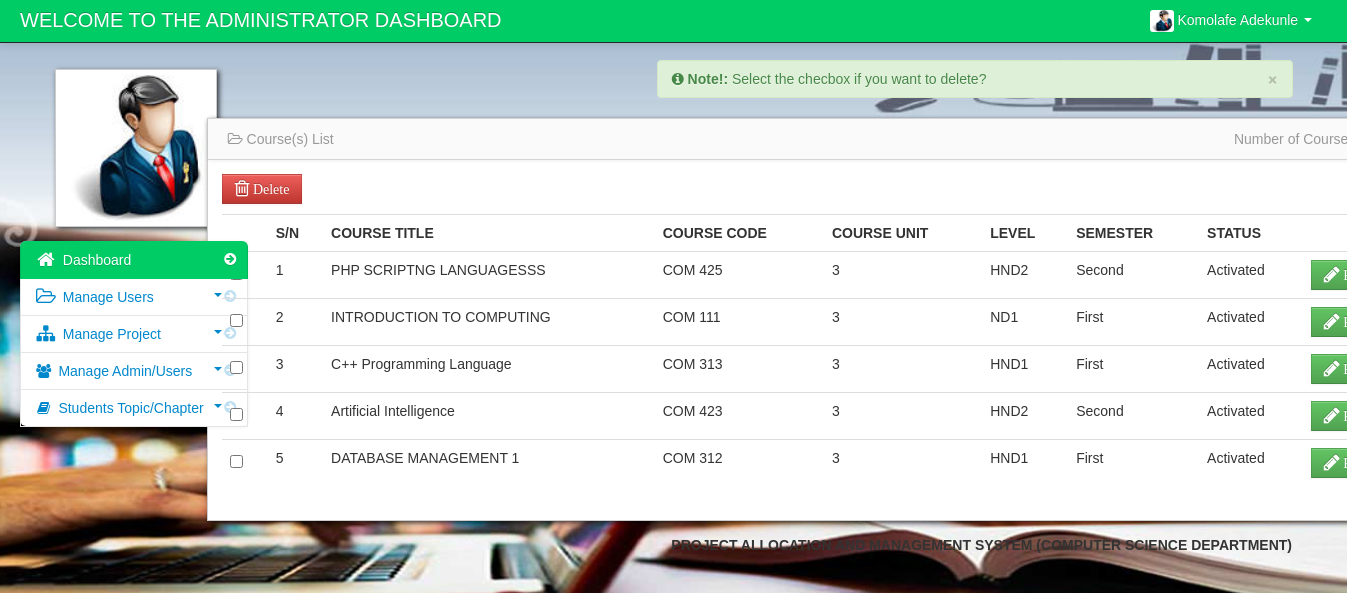
The page /admin/admn_viewcourses.php (signed in) on the database its author committed.
### tables this page shows
CREATE TABLE `course` (
  `id` int(10) NOT NULL,
  `course_title` varchar(50) NOT NULL,
  `course_code` varchar(10) NOT NULL,
  `course_unit` int(2) NOT NULL,
  `level` varchar(10) NOT NULL,
  `semester` varchar(10) NOT NULL,
  `status` varchar(20) NOT NULL
);

### admin/session.php (called while the page is built, shortened)
<?php
if (isset($_SESSION['adminid'])){
$adminid=$_SESSION['adminid'];
}
elseif (isset($_SESSION['username'])){
$lectid=$_SESSION['username'];
}
elseif (isset($_SESSION['matricno'])){
$matricno=$_SESSION['matricno'];
}
else {
		echo '<script>window.location= "../index.php";</script>';
}
?>

### admin/admn_viewcourses.php (the view, shortened to what this page needs)
<?php include('header.php'); ?>
<?php include('session.php'); ?>
    <body>
		<?php include('navbar.php'); ?>
        <div class="container-fluid">
            <div class="row-fluid">
				<?php include('dashboard_slidebar.php'); ?>
				<div class="span3" id="adduser">
				</div>
                <div class="span6" id="">
                     <div class="row-fluid">
				<div class="empty">
                    <div class="alert alert-success alert-dismissable">
                        <button type="button" class="close" data-dismiss="alert" aria-hidden="true">&times;</button>
                         <i class="icon-info-sign"></i>  <strong>Note!:</strong> Select the checbox if you want to delete?
                    </div>
               </div>
				<?php
	             $count_dev_name=mysql_query("select * from course");
	             $count = mysql_num_rows($count_dev_name);
                 ?>
                        <div id="block_bg" class="block" style="width:1200px; margin-left:-450px">
                            <div class="navbar navbar-inner block-header">
                                <div class="muted pull-left"><i class="icon-folder-open-alt"></i> Course(s) List</div>
								<div class="muted pull-right">
								Number of Courses: <span class="badge badge-info"><?php  echo $count; ?></span>
							 </div>
                            </div>
                            <div class="block-content collapse in">
                                <div class="span12">
								<form action="delete_emp.php" method="post">
  									<table cellpadding="0" cellspacing="0" border="0" class="table" id="example">
									<a data-placement="right" title="Click to Delete check item"  data-toggle="modal" href="#item_delete" id="delete"   class="btn btn-danger" name="delete_emp"><i class="icon-trash icon-large"> Delete</i></a>
										<thead>
										  <tr>
												<th></th>
                                                <th>s/n</th>
												<th>Course title</th>
                                                <th>course code</th>
                                                <th>course unit</th>
                                           		<th>level</th>
												<th>semester</th>
												<th>status</th>
												<th></th>
										   </tr>
										</thead>
										<tbody>
													<?php
													$device_name_query = mysql_query("select * from course")or die(mysql_error());
													while($row = mysql_fetch_array($device_name_query)){
													$course_code = $row['course_code'];$sn=$sn+1;
													?>
												<tr>
												<td width="30">
			<input id="optionsCheckbox" class="uniform_on" name="selector[]" type="checkbox" value="<?php echo $matricno; ?>">
												</td>
	                                            <td><?php echo $sn; ?>
												<td><?php echo $row['course_title']; ?>
                                                <td><?php echo $row['course_code']; ?>
                                                <td><?php echo $row['course_unit']; ?>
                                                <td><?php echo $row['level']; ?></td>
												<?php echo $row['lastname']; ?></td>
												<td><?php echo $row['semester']; ?></td>
												<td><?php echo $row['status']; ?></td>
												<td width="75">
												<a rel="tooltip"  title="Edit Course Info" id="p<?php echo $course_code; ?>" href="edit_employee.php<?php echo '?id='.$course_code; ?>"  data-toggle="modal" class="btn btn-success"><i class="icon-pencil icon-large"> Edit</i></a>
												</td>
												</tr>
												<?php } ?>
										</tbody>
									</table>
									</form>
                                </div>
                            </div>
                        </div>
                    </div>
                </div>
            </div>
		<?php include('footer.php'); ?>
        </div>
		<?php include('script.php'); ?>
    </body>
</html>

### admin/navbar.php (shortened to what this page needs)
<div class="navbar navbar-inverse navbar-fixed-top">
          <div class="navbar-inner">
             <div class="container-fluid" style="background-color:#00CC66">
		 <div class="navbar-header">
                  <span class="brand" href="#">WELCOME TO THE ADMINISTRATOR DASHBOARD</span>
		 </div>
                  <div class="nav-collapse collapse">
                      <ul class="nav pull-right">
				    <?php
                             $query = mysqli_query($con,"select * from adminlogin where  id ='$adminid'");
                              $rows = mysqli_fetch_array($query);
				    ?>
                          <li class="dropdown">
                              <a href="#" role="button" class="dropdown-toggle" data-toggle="dropdown"><img id="avatar1" class="img-responsive" src="<?php echo $rows['pic'];?>">&nbsp;<?php echo $rows['surname']." ".$rows['firstname'];  ?> <i class="caret"></i>
                              </a>
                          </li>
                      </ul>
                  </div>
              </div>
          </div>
      </div>

### admin/dashboard_slidebar.php (shortened to what this page needs)
     <div class="span3" id="sidebar">
          <?php
                 $query = mysqli_query($con,"select * from adminlogin where  id ='$adminid'");
                        $rows = mysqli_fetch_array($query);
						?>
	              <img id="admin_avatar" class="img-polaroid" src="<?php echo $rows['pic']; ?>">
                  <ul class="nav nav-list bs-docs-sidenav nav-collapse collapse">
                           <li class="active">
						   <a href="dashboard.php" style="background-color:#00CC66"><i class="icon-chevron-right"></i><i class="icon-home icon-large"></i>&nbsp;Dashboard</a>
						   </li>
						 <li>
						    <a href="javascript:;" role="button" class="dropdown-toggle" data-toggle="collapse" data-target="#bs"><i class="icon-chevron-right"></i><i class="icon-folder-open-alt icon-large"></i>&nbsp;Manage Users
						    <div class="muted pull-right"><i class="caret"></i></div></a>
						</li>
            <li class="">
						    <a href="javascript:;" role="button" class="dropdown-toggle" data-toggle="collapse" data-target="#bs1"><i class="icon-chevron-right"></i><i class="icon-sitemap icon-large"></i>&nbsp;Manage Project
						    <div class="muted pull-right"><i class="caret"></i></div></a>
						</li>
						<li>
						    <a href="javascript:;" role="button" class="dropdown-toggle" data-toggle="collapse" data-target="#bs3"><i class="icon-chevron-right"></i><i class="icon-group"></i>&nbsp;Manage Admin/Users
							<div class="muted pull-right"><i class="caret"></i></div></a>
						</li>
						<li>
						    <a href="javascript:;" role="button" class="dropdown-toggle" data-toggle="collapse" data-target="#bs4"><i class="icon-chevron-right"></i><i class="icon-book"></i>&nbsp;Students Topic/Chapter
							<div class="muted pull-right"><i class="caret"></i></div></a>
						</li>
</div>

### admin/assets/styles.css (style rules this page uses)
body { padding-top: 60px; padding-bottom: 40px; background-color: #f5f5f5; }
.block { background: url("../images/pixel-60fff.png") repeat scroll 0 0 rgba(0, 0, 0, 0) !important; border: 1px solid #ccc; background: white; margin: 1em 0em; border-top: none; -webkit-box-shadow: 2px 2px 5px rgba(0, 0, 6, 0.75); -moz-box-shadow: 2px 2px 5px rgba(0, 0, 6, 0.75); box-shadow: 2px 2px 5px rgba(0, 0, 6, 0.75); }
.block-content { margin: 1em; min-height: .25em; }
.block-header { margin-bottom: 0px; border-right: none; border-left: none; -webkit-border-radius: 0px; -moz-border-radius: 0px; border-radius: 0px; }
.block-header div { padding-top: 10px; }
.bs-docs-sidenav { max-width: 228px; margin: 30px 0 0; padding: 0; background-color: #fff; -webkit-border-radius: 6px; -moz-border-radius: 6px; border-radius: 6px; -webkit-box-shadow: 0 1px 4px rgba(0,0,0,.065); -moz-box-shadow: 0 1px 4px rgba(0,0,0,.065); box-shadow: 0 1px 4px rgba(0,0,0,.065); }
.bs-docs-sidenav > li > a { display: block; width: 190px \9; margin: 0 0 -1px; padding: 8px 14px; border: 1px solid #e5e5e5; }
.bs-docs-sidenav > li:first-child > a { -webkit-border-radius: 6px 6px 0 0; -moz-border-radius: 6px 6px 0 0; border-radius: 6px 6px 0 0; }
.bs-docs-sidenav > .active > a { position: relative; z-index: 2; padding: 9px 15px; border: 0; text-shadow: 0 1px 0 rgba(0,0,0,.15); -webkit-box-shadow: inset 1px 0 0 rgba(0,0,0,.1), inset -1px 0 0 rgba(0,0,0,.1); -moz-box-shadow: inset 1px 0 0 rgba(0,0,0,.1), inset -1px 0 0 rgba(0,0,0,.1); box-shadow: inset 1px 0 0 rgba(0,0,0,.1), inset -1px 0 0 rgba(0,0,0,.1); }
.bs-docs-sidenav .icon-chevron-right { float: right; margin-top: 2px; margin-right: -6px; opacity: .25; }
.bs-docs-sidenav .active .icon-chevron-right, .bs-docs-sidenav .active a:hover .icon-chevron-right { opacity: 1; }

### rows shown on the page
course: course_title "PHP SCRIPTNG LANGUAGESSS", course_code "COM 425", course_unit "3", level "HND2", semester "Second", status "Activated"
course: course_title "INTRODUCTION TO COMPUTING", course_code "COM 111", course_unit "3", level "ND1", semester "First", status "Activated"
course: course_title "C++ Programming Language", course_code "COM 313", course_unit "3", level "HND1", semester "First", status "Activated"
course: course_title "Artificial Intelligence", course_code "COM 423", course_unit "3", level "HND2", semester "Second", status "Activated"
course: course_title "DATABASE MANAGEMENT 1", course_code "COM 312", course_unit "3", level "HND1", semester "First", status "Activated"

### other values the page prints
$rows['surname'] "Komolafe"
$rows['firstname'] "Adekunle"
